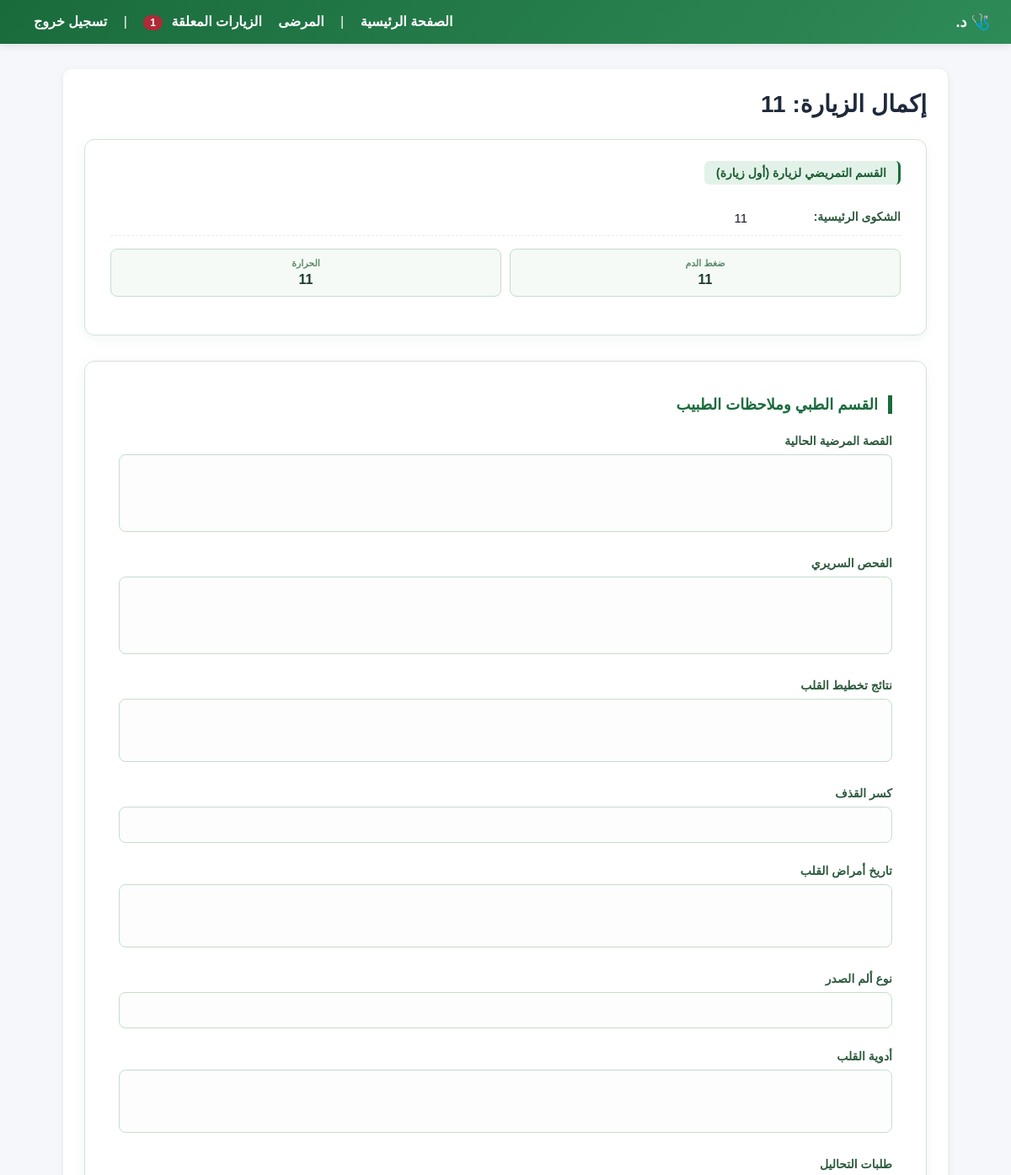
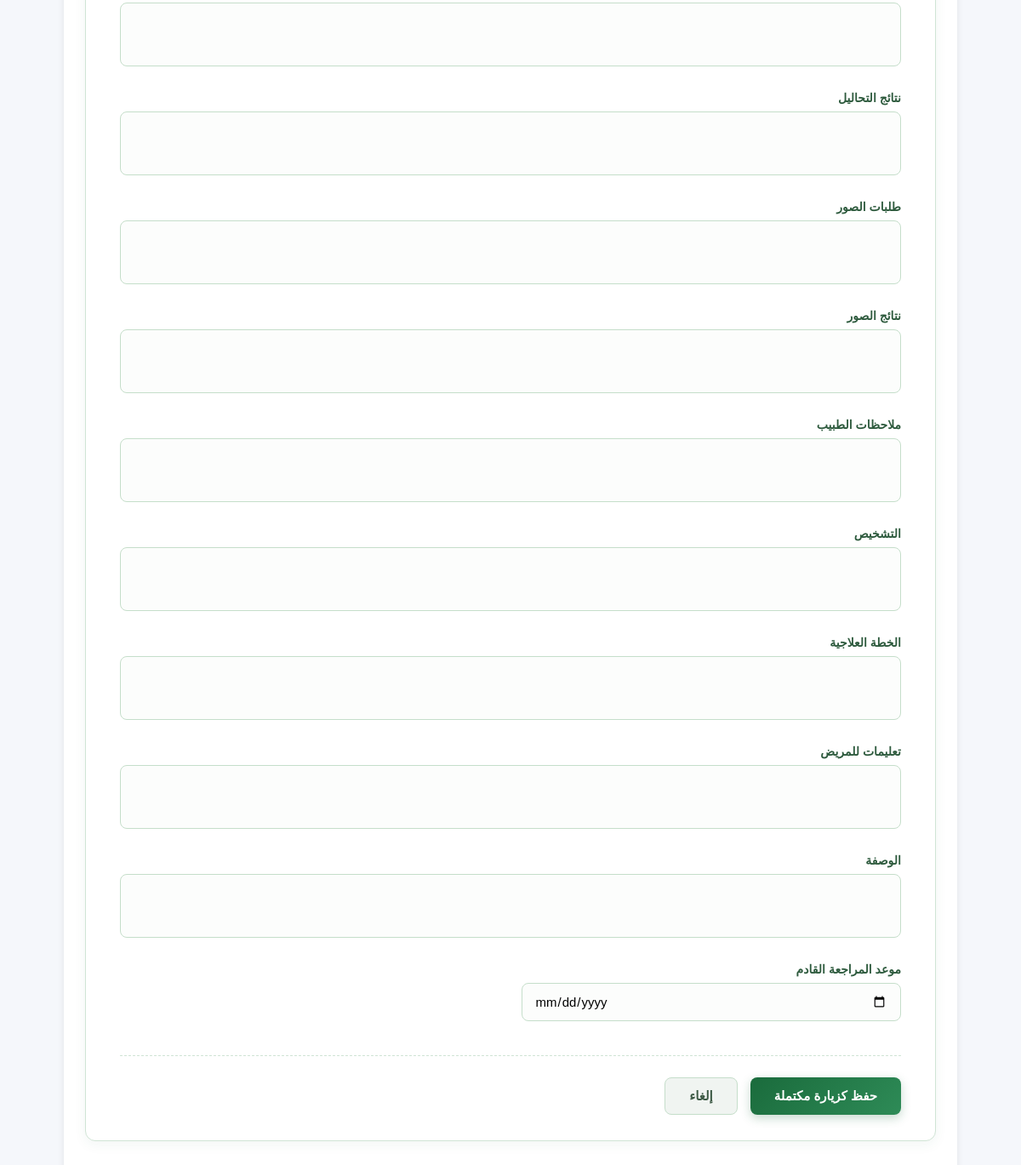
The page /patients/doctor-complete-visit/1/ (signed in) on the database its author committed (2 pictures, top to bottom).
### patients/models.py (models this page shows, shortened)
class Visit(models.Model):
    VISIT_TYPE_CHOICES = [
        ('first_visit', 'أول زيارة'),
        ('follow_up', 'مراجعة'),
        ('emergency', 'إسعاف'),
        ('consultation', 'استشارة'),
    ]
    STATUS_CHOICES = [
        ('nurse_draft', 'مسودة تمريض'),
        ('doctor_completed', 'مكتملة من الطبيب'),
    ]
    patient = models.ForeignKey('Patient', on_delete=models.CASCADE, related_name='visits')
    clinic = models.ForeignKey('Clinic', on_delete=models.CASCADE)
    created_by = models.ForeignKey(User, on_delete=models.SET_NULL, null=True, related_name='created_visits')
    assigned_doctor = models.ForeignKey(
        User,
        on_delete=models.SET_NULL,
        null=True,
        blank=True,
        related_name='assigned_visits'
    )
    status = models.CharField(max_length=20, choices=STATUS_CHOICES, default='nurse_draft')
    visit_type = models.CharField(max_length=20, choices=VISIT_TYPE_CHOICES)
    chief_complaint = models.TextField(blank=True)
    nursing_notes = models.TextField(blank=True)
    blood_pressure = models.CharField(max_length=20, blank=True)
    pulse = models.CharField(max_length=20, blank=True)
    temperature = models.CharField(max_length=20, blank=True)
    weight = models.CharField(max_length=20, blank=True)
    height = models.CharField(max_length=20, blank=True)
    blood_sugar = models.CharField(max_length=20, blank=True)
    history_of_present_illness = models.TextField(blank=True)
    clinical_examination = models.TextField(blank=True)
    diagnosis = models.TextField(blank=True)
    treatment_plan = models.TextField(blank=True)
    prescription = models.TextField(blank=True)
    lab_requests = models.TextField(blank=True)
    imaging_requests = models.TextField(blank=True)
    patient_instructions = models.TextField(blank=True)
    follow_up_date = models.DateField(null=True, blank=True)
    doctor_notes = models.TextField(blank=True)
    lab_results = models.TextField(blank=True)
    imaging_results = models.TextField(blank=True)
    ecg_results         = models.TextField(blank=True)
    ejection_fraction   = models.CharField(max_length=20, blank=True)
    cardiac_history     = models.TextField(blank=True)
    chest_pain_type     = models.CharField(max_length=100, blank=True)
    cardiac_medications = models.TextField(blank=True)
    pain_location   = models.CharField(max_length=100, blank=True)
    pain_scale      = models.PositiveSmallIntegerField(null=True, blank=True)  # 1–10
    injury_history  = models.TextField(blank=True)
    range_of_motion = models.TextField(blank=True)
    xray_findings   = models.TextField(blank=True)
    last_menstrual_period  = models.DateField(null=True, blank=True)
    cycle_regularity       = models.CharField(max_length=100, blank=True)
    obstetric_history      = models.TextField(blank=True)
    contraception_method   = models.CharField(max_length=100, blank=True)
    gestational_age_weeks  = models.PositiveSmallIntegerField(null=True, blank=True)
    abdominal_circumference = models.CharField(max_length=20, blank=True)
    fundal_height          = models.CharField(max_length=20, blank=True)
    fetal_heart_rate       = models.CharField(max_length=20, blank=True)
    fetal_movement         = models.CharField(max_length=100, blank=True)
    fetal_position         = models.CharField(max_length=100, blank=True)
    ultrasound_notes       = models.TextField(blank=True)
    CT_MRI_findings = models.TextField(blank=True)
    neurological_examination = models.TextField(blank=True)
    skin_examination = models.TextField(blank=True)
    created_at = models.DateTimeField(auto_now_add=True)
    updated_at = models.DateTimeField(auto_now=True)

class Patient(models.Model):
    GENDER_CHOICES = [
        ('Male', 'ذكر'),
        ('Female', 'أنثى'),
    ]
    clinic = models.ForeignKey(Clinic, on_delete=models.CASCADE)
    name = models.CharField(max_length=100)
    age = models.IntegerField()
    phone = models.CharField(max_length=20)
    gender = models.CharField(max_length=10, choices=GENDER_CHOICES, blank=True)
    address = models.CharField(max_length=255, blank=True)
    file_number = models.CharField(max_length=50)

### patients/views.py (the view)
# urls.py: path('doctor-complete-visit/<int:visit_id>/', views.doctor_complete_visit, name='doctor_complete_visit'),
@login_required(login_url='login')
def doctor_complete_visit(request, visit_id):
    if not is_doctor(request.user):
        return redirect('patient_list')
    profile = UserProfile.objects.get(user=request.user)
    clinic = profile.clinic
    visit = get_object_or_404(Visit, id=visit_id, clinic=clinic)
    attachment_form = VisitAttachmentForm()
    if visit.clinic != profile.clinic:
        return redirect('patient_list')
    if visit.assigned_doctor != request.user:
        return redirect('doctor_pending_visits')
    if request.method == 'POST':
        form = DoctorVisitForm(request.POST, instance=visit)
        attachment_form = VisitAttachmentForm(request.POST, request.FILES)
        if form.is_valid():
            visit = form.save(commit=False)
            visit.status = 'doctor_completed'
            visit.save()
            messages.success(request, "تم إكمال الزيارة بنجاح")
            if attachment_form.is_valid():
                attachment = attachment_form.save(commit=False)
                attachment.visit = visit
                attachment.save()
                messages.success(request, "تم إضافة المرفق بنجاح")
            return redirect('patient_detail', id=visit.patient.id)
    else:
        form = DoctorVisitForm(instance=visit)
    return render(request, 'patients/doctor_complete_visit.html', {
        'form': form,
        'visit': visit,
        'attachment_form': attachment_form,
        'clinic': clinic,
        'specialty': clinic.specialty,
        'is_pro': clinic.is_pro,
    })

### patients/forms.py
class VisitAttachmentForm(forms.ModelForm):
    class Meta:
        model = VisitAttachment
        fields = ['image']
        widgets = {
            'image': forms.ClearableFileInput(attrs={'class': 'form-control'}),
        }

### patients/models.py (called while the page is built)
    @property
    def is_pro(self):
        from datetime import date, timedelta
        if self.plan == 'pro':
            return True
        if self.trial_start:
            return date.today() < self.trial_start + timedelta(days=30)
        return False

### patients/views.py (called while the page is built)
def is_doctor(user):
    return user.groups.filter(name='Doctor').exists()

### patients/templates/patients/doctor_complete_visit.html (shortened to what this page needs)
{% extends 'patients/base.html' %}
{% block content %}
<div class="patient-view-wrapper">
    <div style="display: flex; justify-content: space-between; align-items: center; margin-bottom: 25px;">
        <h1 style="margin: 0; font-size: 28px; color: #1e293b; font-weight: 800;">إكمال الزيارة: {{ visit.patient.name }}</h1>
    </div>
    <div class="ui-form-card" style="padding: 25px 30px;">
        <div class="ui-subsection" style="padding:0;">
            <div class="ui-sub-title nursing-title" style="margin-bottom: 20px;">القسم التمريضي لزيارة ({{ visit.get_visit_type_display }})</div>
            {% if visit.chief_complaint %}
            <div class="field-row">
                <span class="field-label">الشكوى الرئيسية:</span>
                <span class="field-value">{{ visit.chief_complaint }}</span>
            </div>
            {% endif %}
            {% if visit.blood_pressure or visit.pulse or visit.temperature or visit.weight or visit.height or visit.blood_sugar %}
            <div class="vitals-grid">
                {% if visit.blood_pressure %}<div class="vital-box"><div class="vital-label">ضغط الدم</div><div class="vital-value">{{ visit.blood_pressure }}</div></div>{% endif %}
                {% if visit.temperature %}<div class="vital-box"><div class="vital-label">الحرارة</div><div class="vital-value">{{ visit.temperature }}</div></div>{% endif %}
            </div>
            {% endif %}
        </div>
    </div>
    <div class="ui-form-card">
        <form method="post" enctype="multipart/form-data">
            <div class="section-title">القسم الطبي وملاحظات الطبيب</div>
            <div class="form-grid-layout">
                <div class="form-group full-width">
                    <label>{{ form.history_of_present_illness.label }}</label>
                    {{ form.history_of_present_illness }}
                </div>
                <div class="form-group full-width">
                    <label>{{ form.clinical_examination.label }}</label>
                    {{ form.clinical_examination }}
                </div>
                {% if specialty == 'cardiology' %}
                <div class="form-group full-width">
                    <label>{{form.ecg_results.label}}</label>
                    {{ form.ecg_results }}
                </div>
                <div class="form-group full-width">
                    <label>{{form.ejection_fraction.label}}</label>
                    {{ form.ejection_fraction }}
                </div>
                <div class="form-group full-width">
                    <label>{{form.cardiac_history.label}}</label>
                    {{ form.cardiac_history }}
                </div>
                <div class="form-group full-width">
                    <label>{{form.chest_pain_type.label}}</label>
                    {{ form.chest_pain_type }}
                </div>
                <div class="form-group full-width">
                    <label>{{form.cardiac_medications.label}}</label>
                    {{ form.cardiac_medications }}
                </div>
                {% endif %}
                <div class="form-group full-width">
                    <label>{{ form.lab_requests.label }}</label>
                    {{ form.lab_requests }}
                </div>
                <div class="form-group full-width">
                    <label>{{ form.lab_results.label }}</label>
                    {{ form.lab_results }}
                </div>
                <div class="form-group full-width">
                    <label>{{ form.imaging_requests.label }}</label>
                    {{ form.imaging_requests }}
                </div>
                <div class="form-group full-width">
                    <label>{{ form.imaging_results.label }}</label>
                    {{ form.imaging_results }}
                </div>
                <div class="form-group full-width">
                    <label>{{ form.doctor_notes.label }}</label>
                    {{ form.doctor_notes }}
                </div>
                <div class="form-group full-width">
                    <label>{{ form.diagnosis.label }}</label>
                    {{ form.diagnosis }}
                </div>
                <div class="form-group full-width">
                    <label>{{ form.treatment_plan.label }}</label>
                    {{ form.treatment_plan }}
                </div>
                <div class="form-group full-width">
                    <label>{{ form.patient_instructions.label }}</label>
                    {{ form.patient_instructions }}
                </div>
                <div class="form-group full-width">
                    <label>{{ form.prescription.label }}</label>
                    {{ form.prescription }}
                </div>
                <div class="form-group">
                    <label>{{ form.follow_up_date.label }}</label>
                    {{ form.follow_up_date }}
                </div>
            </div>
            <div class="form-actions">
                <button type="submit" class="btn-submit">حفظ كزيارة مكتملة</button>
                <a href="{% url 'doctor_pending_visits' %}" class="btn-cancel">إلغاء</a>
            </div>
        </form>
    </div>
</div>
{% endblock %}

### patients/templates/patients/base.html (style rules this page uses)
body { font-family: Arial, sans-serif; background: #f5f7fb; margin: 0; padding: 0; }
.full-width { grid-column: 1 / -1; }
.btn-submit { background: linear-gradient(135deg, #1a6b3c, #2e8b57); color: white; padding: 12px 28px; font-size: 15px; font-weight: 700; border: none; border-radius: 8px; cursor: pointer; box-shadow: 0 4px 12px rgba(26,107,60,0.25); transition: all 0.2s; display: inline-flex; align-items: center; gap: 8px; text-decoration: none; font-family: inherit; }
.btn-cancel { background: #f0f4f1; color: #3d5a45; padding: 12px 28px; font-size: 15px; font-weight: 700; border: 1px solid #c5deca; border-radius: 8px; cursor: pointer; text-decoration: none; transition: background 0.2s; display: inline-flex; align-items: center; font-family: inherit; }
.patient-view-wrapper { font-family: inherit; color: #1a1a2e; }
.section-title { font-size: 18px; font-weight: 700; color: #1a6b3c; border-right: 5px solid #1a6b3c; padding-right: 12px; margin-bottom: 24px; margin-top: 10px; }
.ui-form-card { background: white; border: 1px solid #d0e4d5; border-radius: 12px; padding: 30px 40px; box-shadow: 0 4px 15px rgba(26,107,60,0.06); margin-bottom: 30px; }
.form-grid-layout { display: grid; grid-template-columns: 1fr 1fr; gap: 20px 25px; }
.form-group { margin-bottom: 5px; }
.form-group label { font-size: 14px; color: #2d5a3d; font-weight: 700; margin-bottom: 8px; display: block; }
.ui-form-card input[type="text"], .ui-form-card input[type="number"], .ui-form-card input[type="email"], .ui-form-card input[type="date"], .ui-form-card select, .ui-form-card textarea { width: 100%; padding: 12px 15px; border: 1px solid #c5deca; border-radius: 8px; font-size: 15px; transition: all 0.2s ease; background: #fcfdfc; box-sizing: border-box; font-family: inherit; margin: 0 !important; }
.ui-form-card textarea { resize: none; overflow: hidden; min-height: 60px; }
.form-actions { margin-top: 35px; padding-top: 25px; border-top: 1px dashed #d0e4d5; display: flex; gap: 15px; }
.ui-sub-title { font-size: 14px; font-weight: 700; padding: 6px 14px; border-radius: 6px; display: inline-flex; align-items: center; gap: 8px; margin-bottom: 15px; }
.nursing-title { background: #e3f2e8; color: #1a5c32; border-right: 3px solid #1a6b3c; }
.vitals-grid { display: flex; flex-wrap: wrap; gap: 10px; margin-top: 15px; margin-bottom: 20px; }
.vital-box { background: #f5faf6; border: 1px solid #c5deca; border-radius: 8px; padding: 10px 16px; text-align: center; min-width: 90px; flex: 1; }
.vital-label { font-size: 11px; color: #5a8a6a; font-weight: 600; margin-bottom: 4px; }
.vital-value { font-size: 16px; font-weight: 700; color: #1a3d28; }
.field-row { display: flex; gap: 12px; padding: 8px 0; border-bottom: 1px dashed #e8ede9; align-items: flex-start; }
.field-label { font-weight: 700; color: #2d5a3d; min-width: 170px; flex-shrink: 0; font-size: 14px; padding-top: 2px; }
.field-value { color: #1a1a2e; flex: 1; white-space: pre-wrap; font-size: 15px; line-height: 1.6; }
.ui-subsection { padding: 20px 24px; border-bottom: 1px solid #eef4ef; }
.ui-subsection:last-child { border-bottom: none; }
input, textarea { width: 100%; padding: 10px; margin-top: 6px; margin-bottom: 14px; border: 1px solid #ccc; border-radius: 6px; box-sizing: border-box; }
textarea { min-height: 100px; }
h1, h2, h3 { color: #1f2d3d; }

### rows shown on the page
Visit: patient.name "11", visit_type "أول زيارة", chief_complaint "11", blood_pressure "11", temperature "11"

### other values the page prints
{{ pending_visits_badge }} "1"
